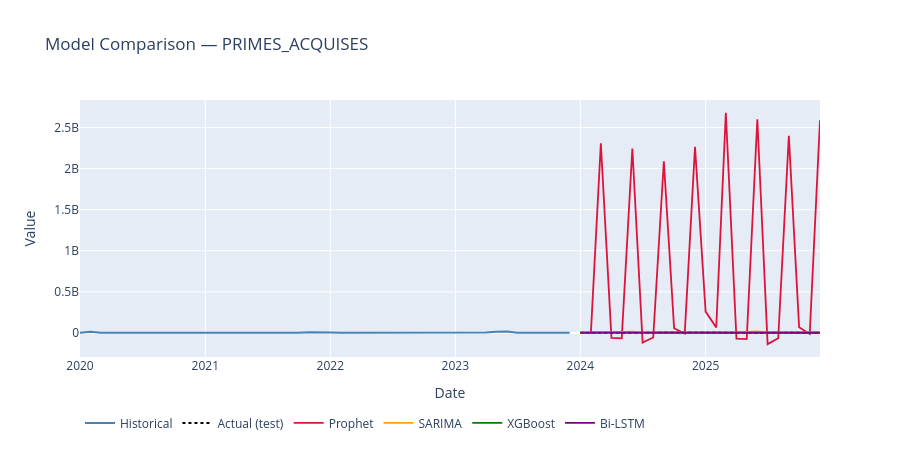

The code cell stored with this chart in its notebook:
### Markdown cell above
## 5. Model Comparison

### Code cell
results_df = pd.DataFrame(results_summary).set_index('model')
display(results_df.style
    .highlight_min(color='lightgreen', axis=0)
    .format({'MAE': '{:,.0f}', 'RMSE': '{:,.0f}', 'MAPE': '{:.1f}%'})
)

# Visual comparison
forecasts = {
    'Prophet': fc_prophet_test,
    'SARIMA':  fc_sarima_test,
    'XGBoost': fc_xgb_test,
    'Bi-LSTM': fc_lstm_test,
}

plot_forecast(ts_train, ts_test, forecasts, f'Model Comparison — {TARGET}')
